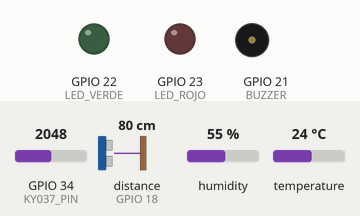
This sketch was run on a simulated ESP32. On the bench: output pins drawn as LEDs (lit = HIGH), buzzer (waves = sounding). Wiring (inferred from the names in the program): ultrasonic range finder: trigger GPIO 5; echo GPIO 18. The test bench sets the inputs (shaded band); at power-on: distance to the obstacle (sensor on GPIO 18) 80 cm, GPIO 34 (KY037_PIN) = 2048, humidity 55 %, temperature 24 °C. The echo pulse lasts 58.3 µs per cm; WiFi joins after 1.5 s; servers stay silent unless stated; the local clock reads 2024-03-15 10:24:30 at power-on unless the sketch sets it; pins used as bus, display or sensor lines are not drawn; what the sketch prints to the serial monitor is not drawn.

Above: at 1.2 s.
1.3 s: distance to the obstacle (sensor on GPIO 18) set to 2 cm
At 2.1 s:
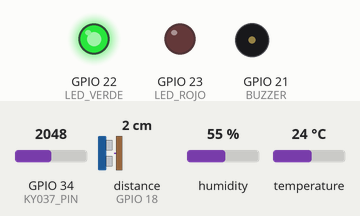
3.0 s: distance to the obstacle (sensor on GPIO 18) set to 4 cm
At 4.8 s:
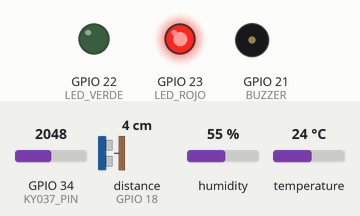
5.1 s: distance to the obstacle (sensor on GPIO 18) set to 28 cm
6.7 s: distance to the obstacle (sensor on GPIO 18) set to 32 cm
At 7.28 s:
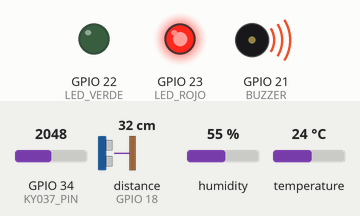
10.2 s: distance to the obstacle (sensor on GPIO 18) set to 9 cm
11.7 s: distance to the obstacle (sensor on GPIO 18) set to 35 cm
At 12.9 s:
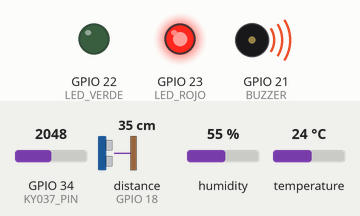
Timing chart, 0 to 14.3 s (numbered marks = the images above; inputs shaded):
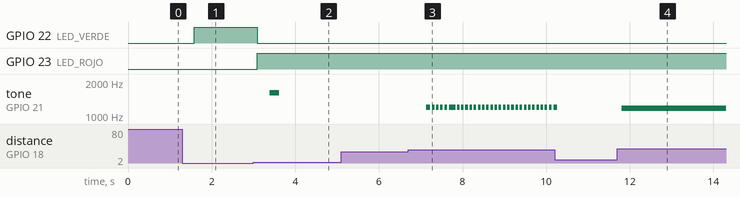

Measured:
- the behaviour switches between 2 and 3 cm on distance to the obstacle (sensor on GPIO 18) (found by bisection; images 1 and 2)
- the behaviour switches between 31 and 32 cm on distance to the obstacle (sensor on GPIO 18) (found by bisection; images 2 and 3)
- after the input at 1.3 s, GPIO 22 (LED_VERDE): LOW → HIGH after 0.28 s; GPIO 23 (LED_ROJO): stays LOW (without the input it goes to HIGH after 0.30 s); tone on GPIO 21 (BUZZER): stays silent (without the input it goes to 920 Hz after 0.30 s)
- after the input at 3.0 s, GPIO 22 (LED_VERDE): HIGH → LOW after 0.09 s; GPIO 23 (LED_ROJO): LOW → HIGH after 0.09 s; tone on GPIO 21 (BUZZER): silent → 1600 Hz after 0.39 s, → silent 0.23 s later
- after the input at 5.1 s, every drawn part: stays the same
- after the input at 6.7 s, tone on GPIO 21 (BUZZER): goes 1194 Hz 0.10 s, 4 × (silent 0.04 s, 1194 Hz 0.06 s), silent 0.05 s, 1194 Hz 0.15 s, 23 × (silent 0.04 s, 1194 Hz 0.06 s), silent 0.05 s, then 1194 Hz, starting after 0.43 s
- after the input at 11.7 s, tone on GPIO 21 (BUZZER): silent → 1177 Hz after 0.10 s

The sketch:

fire_test6.ino
```cpp
/*
  Versión mejorada ESP32:
  - Reconexión WiFi + Firebase (backoff)
  - Lecturas DHT robustas con reintentos
  - Evita enviar NaN; incluye valid flags
  - Envío eficiente de JSON sólo cuando toca
*/

#include <WiFi.h>
#include <Firebase_ESP_Client.h>
#include "addons/TokenHelper.h"
#include "addons/RTDBHelper.h"
#include <DHT.h>
#include <time.h>

// ========== CONFIG (ajusta según tu HW) ==========
#define WIFI_SSID "Renteria2025"
#define WIFI_PASSWORD "V-3u5@Dx#uWv"

#define API_KEY "AIzaSyAe_GED12ttFaO68TkFBAq45RQMC9bB96Q"
#define DATABASE_URL "https://parking-test-14cef-default-rtdb.firebaseio.com/"

// Pines
#define TRIG_PIN 5
#define ECHO_PIN 18
#define LED_VERDE 22
#define LED_ROJO 23
#define BUZZER 21
#define DHTPIN 4
#define DHTTYPE DHT22
#define KY037_PIN 34   // analog

// ========== OBJETOS ==========
FirebaseData fbdo;
FirebaseAuth auth;
FirebaseConfig config;
DHT dht(DHTPIN, DHTTYPE);

// ========== TIMERS Y CONSTANTES ==========
const unsigned long intervaloLoop = 100;       // ciclo principal (ms)
const unsigned long intervaloDHT = 2500;       // tiempo entre lecturas DHT (ms)
const unsigned long intervaloEnvio = 5000;     // tiempo mínimo entre envíos al RTDB (ms)
const unsigned long minEnvioEntreCambios = 2000; // debounce de cambios de estado (ms)

// WiFi reconnection/backoff
const unsigned long wifiBaseBackoff = 2000;   // 2s
const unsigned long wifiMaxBackoff  = 30000;  // 30s
int wifiFailCount = 0;
unsigned long nextWifiAttempt = 0;

// Firebase reconnection/backoff
const unsigned long fbBaseBackoff = 2000;
const unsigned long fbMaxBackoff  = 30000;
int fbFailCount = 0;
unsigned long nextFbAttempt = 0;

// Variables sensores / estado
int distancia = 999;
int distanciaAnterior = 999;
float temp = NAN;
float hum = NAN;
int sonido = 0;
String ultimoEstado = "";
unsigned long ultimoEnvioFirebase = 0;
unsigned long ultimoDHT = 0;
unsigned long tiempoAnterior = 0;

// Buzzer/led non-blocking (simple)
bool buzzerEnabled = false;
bool buzzerOn = false;
unsigned long buzzerUntil = 0;
unsigned long buzzerOffUntil = 0;
unsigned long buzzerOnDuration = 0;
unsigned long buzzerOffDuration = 0;
int buzzerFreq = 1000;

// ======== FUNCIONES DE UTILIDAD ========
void tokenStatusCallback(FirebaseConfig *config) {
  Serial.println("🔑 Token status callback");
}

// Reconectar WiFi con backoff exponencial (no bloqueante)
void ensureWiFi() {
  if (WiFi.status() == WL_CONNECTED) {
    wifiFailCount = 0;
    return;
  }
  unsigned long now = millis();
  if (now < nextWifiAttempt) return;
  Serial.println("🔁 Intentando conectar WiFi...");
  WiFi.disconnect();
  WiFi.begin(WIFI_SSID, WIFI_PASSWORD);
  unsigned long start = millis();
  // Intento corto, no bloquear mucho: esperamos hasta 3 segundos por intento
  while (millis() - start < 3000) {
    if (WiFi.status() == WL_CONNECTED) break;
    delay(100);
  }
  if (WiFi.status() == WL_CONNECTED) {
    Serial.print("✅ WiFi conectado: ");
    Serial.println(WiFi.localIP());
    wifiFailCount = 0;
  } else {
    wifiFailCount++;
    unsigned long backoff = wifiBaseBackoff * (1UL << min(wifiFailCount, 6)); // hasta ~128x
    if (backoff > wifiMaxBackoff) backoff = wifiMaxBackoff;
    nextWifiAttempt = now + backoff;
    Serial.printf("⚠️ WiFi no conectado. Reintentará en %lu ms\n", backoff);
  }
}

// Reconectar Firebase con backoff (no bloqueante)
void ensureFirebase() {
  if (!Firebase.ready()) {
    unsigned long now = millis();
    if (now < nextFbAttempt) return;
    Serial.println("🔁 Intentando inicializar Firebase...");
    config.api_key = API_KEY;
    config.database_url = DATABASE_URL;
    config.token_status_callback = tokenStatusCallback;
    Firebase.begin(&config, &auth);
    Firebase.reconnectWiFi(true);
    // Intenta signup anónimo
    if (Firebase.signUp(&config, &auth, "", "")) {
      Serial.println("🔐 Firebase: login anónimo OK");
      fbFailCount = 0;
    } else {
      fbFailCount++;
      unsigned long backoff = fbBaseBackoff * (1UL << min(fbFailCount, 6));
      if (backoff > fbMaxBackoff) backoff = fbMaxBackoff;
      nextFbAttempt = now + backoff;
      Serial.printf("❌ Firebase login falló. Reintentará en %lu ms\n", backoff);
    }
  } else {
    fbFailCount = 0;
  }
}

// Medir distancia con HC-SR04 (una lectura)
int medirDistanciaOnce() {
  digitalWrite(TRIG_PIN, LOW);
  delayMicroseconds(2);
  digitalWrite(TRIG_PIN, HIGH);
  delayMicroseconds(10);
  digitalWrite(TRIG_PIN, LOW);
  long dur = pulseIn(ECHO_PIN, HIGH, 25000); // timeout 25ms ~ 4.25m
  if (dur == 0) return -1;
  int d = (int)(dur * 0.034 / 2.0);
  return d;
}

// Lectura filtrada (promedio de N validas)
int medirDistanciaFiltrada() {
  const int N = 4;
  const int MIN_VALID = 2;
  const int MAX_VALID = 400;
  long sum = 0;
  int valid = 0;
  for (int i = 0; i < N; ++i) {
    int d = medirDistanciaOnce();
    if (d >= MIN_VALID && d <= MAX_VALID) {
      sum += d;
      valid++;
    }
    delay(6);
  }
  if (valid == 0) {
    // si no hay lecturas válidas, devolvemos la anterior
    return distanciaAnterior;
  }
  int avg = sum / valid;
  distanciaAnterior = avg;
  return avg;
}

// Lectura DHT con reintentos cortos (no bloquante en el loop general)
void leerDHTconReintento() {
  unsigned long now = millis();
  if (now - ultimoDHT < intervaloDHT) return;
  ultimoDHT = now;
  // Intento 1
  float t = dht.readTemperature();
  float h = dht.readHumidity();
  if (isnan(t) || isnan(h)) {
    // reintento corto
    delay(100);
    t = dht.readTemperature();
    h = dht.readHumidity();
    if (isnan(t) || isnan(h)) {
      Serial.println("⚠️ DHT: lectura fallida tras reintento");
      // no actualizar temp/hum (mantiene último válido)
      return;
    }
  }
  temp = t;
  hum = h;
  Serial.printf("🌡 DHT ok: %.1f°C  💧 %.1f%%\n", temp, hum);
}

// manejo buzzer simple (pattern no-bloqueante)
void setBuzzerPattern(int freq, unsigned long onMs, unsigned long offMs) {
  buzzerFreq = freq;
  buzzerOnDuration = onMs;
  buzzerOffDuration = offMs;
  buzzerEnabled = true;
  buzzerOn = false;
  buzzerOffUntil = millis();
}

void stopBuzzer() {
  buzzerEnabled = false;
  noTone(BUZZER);
}

void handleBuzzer() {
  if (!buzzerEnabled) return;
  unsigned long now = millis();
  if (buzzerOn) {
    if (now >= buzzerUntil) {
      noTone(BUZZER);
      buzzerOn = false;
      buzzerOffUntil = now + buzzerOffDuration;
    }
  } else {
    if (now >= buzzerOffUntil) {
      tone(BUZZER, buzzerFreq);
      buzzerOn = true;
      buzzerUntil = now + buzzerOnDuration;
    }
  }
}

// Construye y envía JSON de forma segura (evita NaN)
void enviarFirebaseSiCorresponde(const String &estado, bool forceSend = false) {
  unsigned long now = millis();
  if (!forceSend && (now - ultimoEnvioFirebase < intervaloEnvio)) return;
  if (WiFi.status() != WL_CONNECTED || !Firebase.ready()) {
    Serial.println("⚠️ No se enviará: WiFi/Firebase no listos");
    return;
  }

  // Preparar JSON
  FirebaseJson json;
  json.set("estado", estado);
  json.set("distancia", distancia);

  // Enviar valid flags en vez de NaN:
  if (!isnan(temp)) {
    json.set("temperatura", temp);
    json.set("temperatura_valid", true);
  } else {
    json.set("temperatura_valid", false);
  }
  if (!isnan(hum)) {
    json.set("humedad", hum);
    json.set("humedad_valid", true);
  } else {
    json.set("humedad_valid", false);
  }
  json.set("nivel_sonido", sonido);

  // timestamp ISO simple
  time_t nowt = time(nullptr);
  char ts[32];
  struct tm *tm_info = localtime(&nowt);
  strftime(ts, sizeof(ts), "%Y-%m-%dT%H:%M:%SZ", tm_info);
  json.set("timestamp", ts);

  // Rutas
  String basePath = "parking_status";
  String logPath  = "parking_logs/";
  logPath += String(ts);

  // Enviar en dos operaciones:
  bool ok1 = Firebase.RTDB.setJSON(&fbdo, basePath.c_str(), &json);
  bool ok2 = Firebase.RTDB.setJSON(&fbdo, logPath.c_str(), &json);

  if (ok1 && ok2) {
    Serial.println("✅ Envío Firebase OK");
    ultimoEnvioFirebase = now;
  } else {
    Serial.printf("❌ Error Firebase: %s\n", fbdo.errorReason().c_str());
  }
}

// Decide estado por distancia y maneja actuadores (LED/buzzer)
String decidirEstadoYActuar(int dist) {
  String estado = "Desconocido";
  if (dist <= 0 || dist > 100) {
    estado = "Libre";
    digitalWrite(LED_VERDE, HIGH);
    digitalWrite(LED_ROJO, LOW);
    stopBuzzer();
  } else if (dist > 30 && dist <= 100) {
    estado = "Aproximacion";
    digitalWrite(LED_VERDE, LOW);
    digitalWrite(LED_ROJO, HIGH);
    int freq = map(dist, 100, 30, 800, 1200);
    int durOn = map(dist, 100, 30, 120, 60);
    setBuzzerPattern(freq, durOn, durOn);
  } else { // dist <= 30
    // estaríamos en maniobra/ocupado; simplificamos: si estable -> ocupado
    static int counterQuiet = 0;
    if (abs(dist - distanciaAnterior) <= 3) counterQuiet++; else counterQuiet = 0;
    if (counterQuiet >= 4) {
      estado = "Ocupado";
      digitalWrite(LED_VERDE, LOW);
      digitalWrite(LED_ROJO, HIGH);
      stopBuzzer();
    } else {
      estado = "Maniobra";
      digitalWrite(LED_VERDE, LOW);
      digitalWrite(LED_ROJO, HIGH);
      setBuzzerPattern(1600, 150, 150);
    }
  }
  return estado;
}

// ===== SETUP =====
void setup() {
  Serial.begin(115200);
  delay(50);

  pinMode(TRIG_PIN, OUTPUT);
  pinMode(ECHO_PIN, INPUT);
  pinMode(LED_VERDE, OUTPUT);
  pinMode(LED_ROJO, OUTPUT);
  pinMode(BUZZER, OUTPUT);
  pinMode(KY037_PIN, INPUT);

  digitalWrite(LED_VERDE, LOW);
  digitalWrite(LED_ROJO, LOW);
  noTone(BUZZER);

  dht.begin();

  // Inicia WiFi (no espera indefinidamente)
  WiFi.begin(WIFI_SSID, WIFI_PASSWORD);
  nextWifiAttempt = millis(); // intenta inmediatamente en loop
  nextFbAttempt = millis();

  // NTP time
  configTime(0, 0, "pool.ntp.org", "time.google.com");
  Serial.println("⏳ Sincronizando hora...");

  // CONFIG FIREBASE básico (se inicializa en ensureFirebase)
  config.token_status_callback = tokenStatusCallback;
}

// ===== LOOP =====
void loop() {
  unsigned long now = millis();

  // Lógica de reconexión (WiFi y Firebase)
  ensureWiFi();
  ensureFirebase();

  // Control non-blocking: si no ha pasado ciclo, ejecutar handlers y salir
  if (now - tiempoAnterior < intervaloLoop) {
    handleBuzzer();
    return;
  }
  tiempoAnterior = now;

  // Lecturas sensores
  distancia = medirDistanciaFiltrada();
  leerDHTconReintento();
  sonido = analogRead(KY037_PIN);

  // Decidir estado y actuar
  String estado = decidirEstadoYActuar(distancia);

  // Mostrar por Serial (útil para debug)
  Serial.printf("📏 Dist: %d cm | 🌡 Temp: %s | 💧 Hum: %s | 🔊 %d | Estado: %s\n",
                distancia,
                isnan(temp) ? "NaN" : String(temp,1).c_str(),
                isnan(hum) ? "NaN" : String(hum,1).c_str(),
                sonido,
                estado.c_str());

  // Envío eficiente: si cambia estado o paso tiempo
  bool stateChanged = (estado != ultimoEstado);
  bool forceSend = false;
  if (stateChanged && (now - ultimoEnvioFirebase >= minEnvioEntreCambios)) forceSend = true;

  enviarFirebaseSiCorresponde(estado, forceSend);

  if (stateChanged) ultimoEstado = estado;

  // Actual handlers
  handleBuzzer();
}
```
